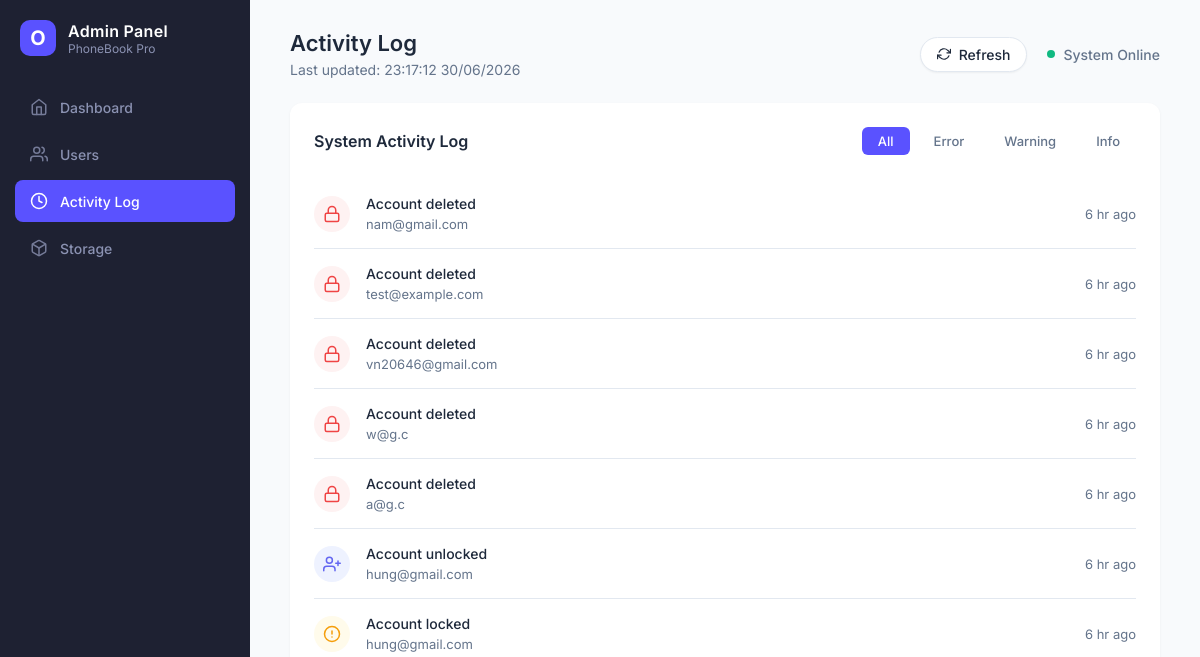
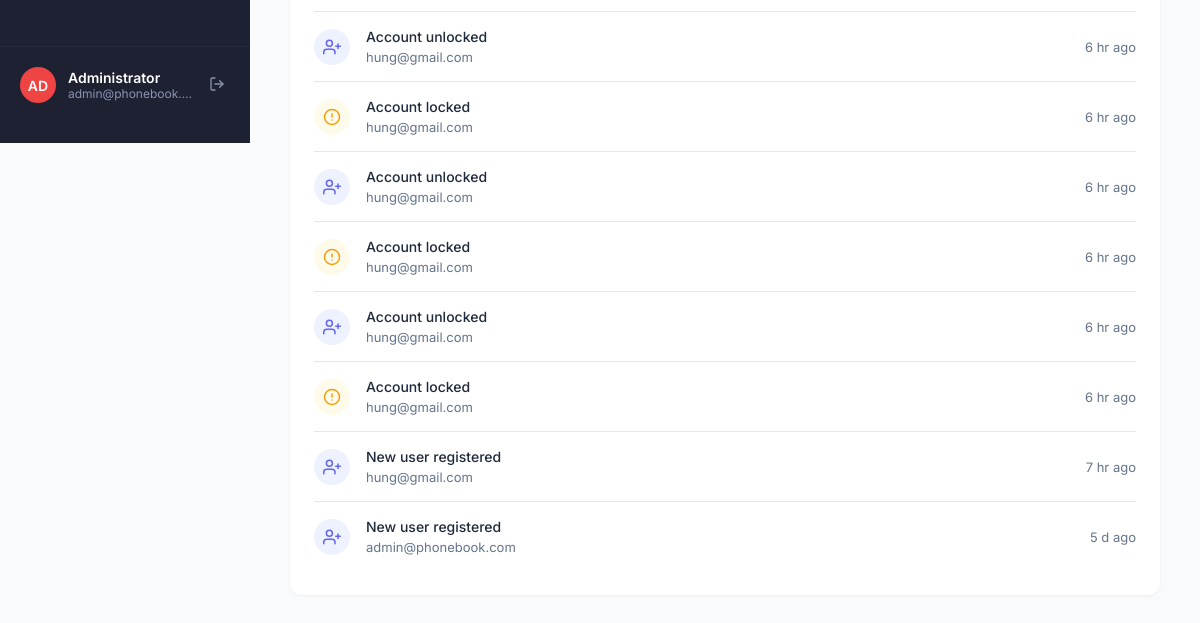
The page /admin-activity (signed in) on the database as committed earlier (2 pictures, top to bottom).
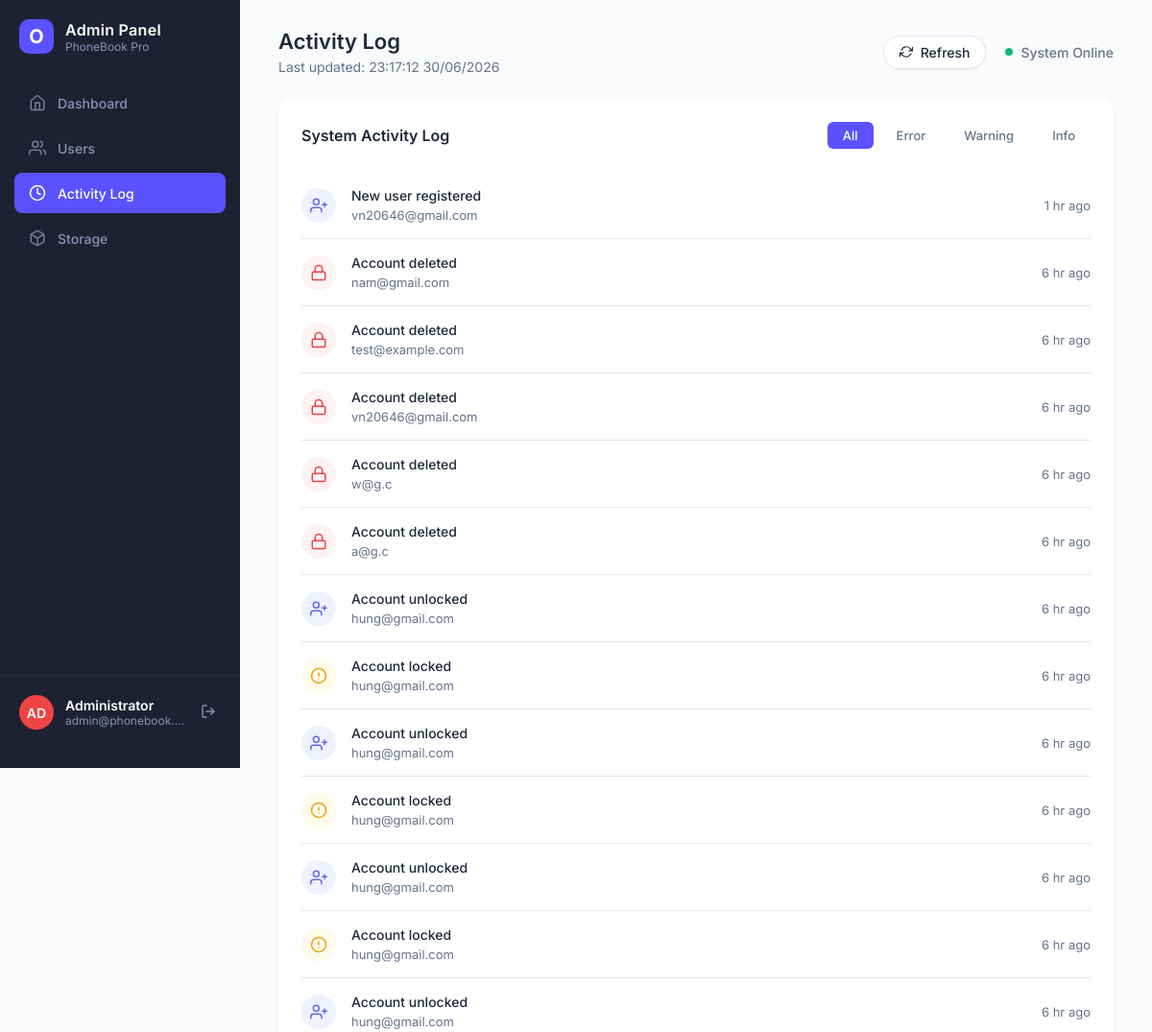
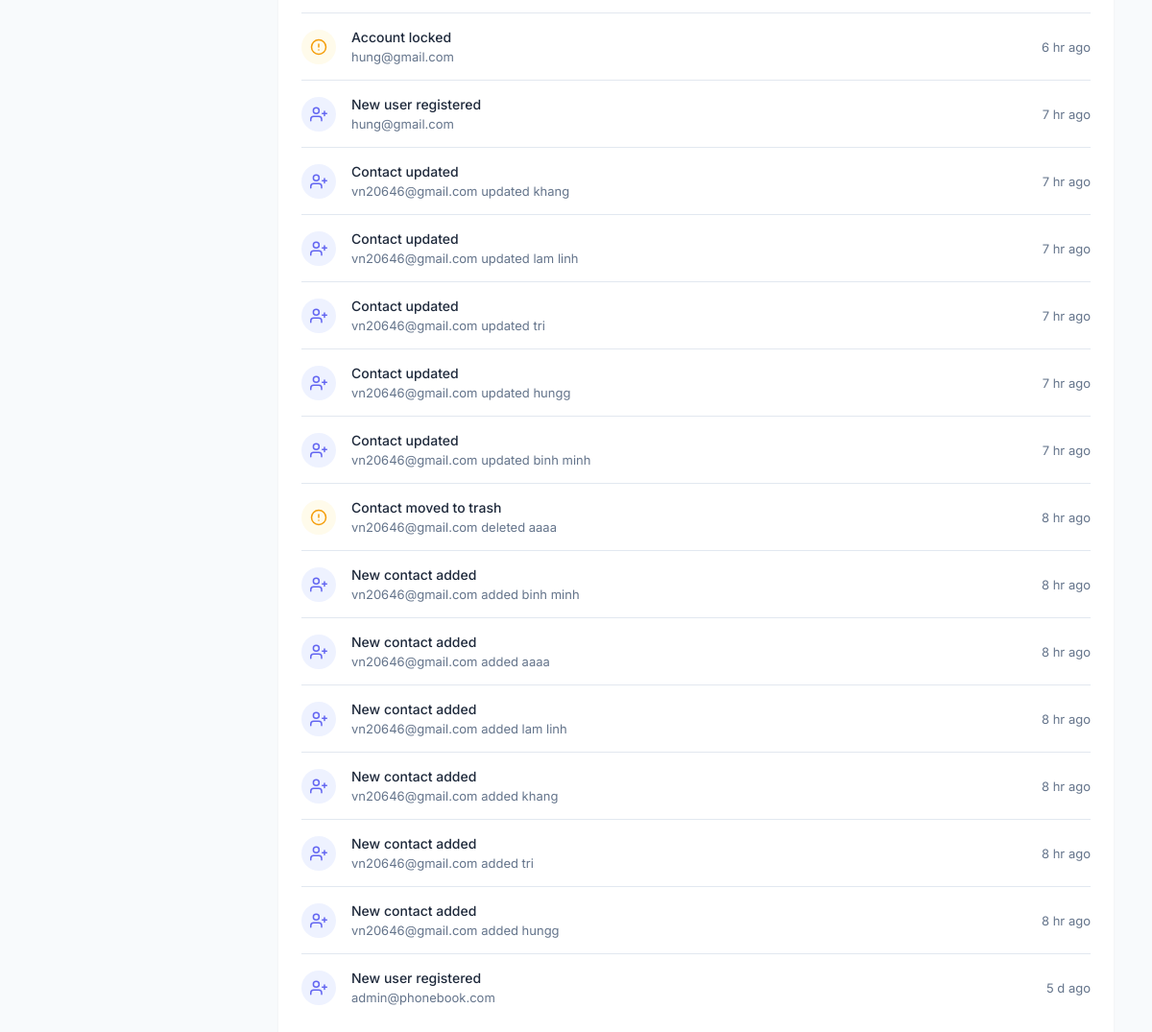
The same page on the database as committed later (2 pictures, top to bottom).
### tables this page shows
CREATE TABLE users (
            user_id INTEGER PRIMARY KEY AUTOINCREMENT,
            email TEXT UNIQUE NOT NULL,
            phone_number TEXT,
            password_hash TEXT NOT NULL,
            security_question TEXT,
            security_answer_hash TEXT
        , role TEXT NOT NULL DEFAULT 'user', created_at TEXT DEFAULT CURRENT_TIMESTAMP, last_login TEXT, locked INTEGER DEFAULT 0);

CREATE TABLE activity_log (
            log_id INTEGER PRIMARY KEY AUTOINCREMENT,
            type TEXT NOT NULL,
            detail TEXT NOT NULL,
            level TEXT NOT NULL,
            icon TEXT NOT NULL,
            created_at TEXT DEFAULT CURRENT_TIMESTAMP
        );

CREATE TABLE contacts (
            contact_id INTEGER PRIMARY KEY AUTOINCREMENT,
            user_id INTEGER NOT NULL,
            name TEXT NOT NULL,
            phone TEXT,
            email TEXT,
            address TEXT,
            category TEXT,
            favorite INTEGER DEFAULT 0,
            notes TEXT,
            created_at TEXT DEFAULT CURRENT_TIMESTAMP,
            updated_at TEXT DEFAULT CURRENT_TIMESTAMP,
            deleted_at TEXT,
            FOREIGN KEY (user_id) REFERENCES users (user_id) ON DELETE CASCADE
        );

### phonebook/routes.py (the view)
    @app.route("/admin-activity")
    @login_required
    def admin_activity():
        if session.get("role") != "admin":
            return redirect(url_for("list_contacts"))
        db = get_db()
        admin_info = db.execute("SELECT email FROM users WHERE user_id = ?", (session["user_id"],)).fetchone()
        admin_email = admin_info["email"] if admin_info else "admin"
        activities = []
        from datetime import datetime
        users = db.execute("SELECT email, created_at FROM users").fetchall()
        for u in users:
            if u["created_at"]:
                activities.append({
                    "type": "New user registered",
                    "detail": u["email"],
                    "time": u["created_at"],
                    "level": "info",
                    "icon": "blue"
                })
        contacts = db.execute("SELECT c.name, u.email as user_email, c.created_at, c.updated_at, c.deleted_at FROM contacts c JOIN users u ON c.user_id = u.user_id").fetchall()
        for c in contacts:
            if c["created_at"]:
                activities.append({
                    "type": "New contact added",
                    "detail": f"{c['user_email']} added {c['name']}",
                    "time": c["created_at"],
                    "level": "info",
                    "icon": "blue"
                })
            if c["deleted_at"]:
                activities.append({
                    "type": "Contact moved to trash",
                    "detail": f"{c['user_email']} deleted {c['name']}",
                    "time": c["deleted_at"],
                    "level": "warning",
                    "icon": "yellow"
                })
            if c["updated_at"] and c["updated_at"] != c["created_at"]:
                activities.append({
                    "type": "Contact updated",
                    "detail": f"{c['user_email']} updated {c['name']}",
                    "time": c["updated_at"],
                    "level": "info",
                    "icon": "blue"
                })
        logs = db.execute("SELECT type, detail, level, icon, created_at as time FROM activity_log").fetchall()
        for log in logs:
            activities.append(dict(log))
        def get_time(item):
            try:
                return datetime.strptime(item["time"], "%Y-%m-%d %H:%M:%S")
            except:
                return datetime.min
        activities.sort(key=get_time, reverse=True)
        def time_ago(dt_str):
            try:
                dt = datetime.strptime(dt_str, "%Y-%m-%d %H:%M:%S")
                diff = datetime.now() - dt
                if diff.days > 365: return f"{diff.days // 365} yr ago"
                if diff.days > 30: return f"{diff.days // 30} mo ago"
                if diff.days > 0: return f"{diff.days} d ago"
                if diff.seconds > 3600: return f"{diff.seconds // 3600} hr ago"
                if diff.seconds > 60: return f"{diff.seconds // 60} min ago"
                return "Just now"
            except:
                return dt_str
        for a in activities:
            a["time_ago"] = time_ago(a["time"])
        return render_template(
            "admin/activity.html",
            activities=activities,
            admin_email=admin_email
        )

### phonebook/db.py (called while the page is built)
def get_db():
    if "db" not in g:
        conn = sqlite3.connect(current_app.config["DATABASE"])
        conn.row_factory = sqlite3.Row
        g.db = conn
    return g.db

### templates/admin/activity.html (shortened to what this page needs)
<!DOCTYPE html>
<html lang="en">
<head>
</head>
<body>
    <div class="sidebar">
        <div class="logo">
            <div class="logo-icon">O</div>
            <div class="logo-text">
                <span>Admin Panel</span>
                <span>PhoneBook Pro</span>
            </div>
        </div>
        <div class="nav-items">
            <a href="/admin-dashboard" class="nav-item">
                <svg viewBox="0 0 24 24" fill="none" stroke="currentColor" stroke-width="2" stroke-linecap="round" stroke-linejoin="round"><path d="M3 9l9-7 9 7v11a2 2 0 0 1-2 2H5a2 2 0 0 1-2-2z"></path><polyline points="9 22 9 12 15 12 15 22"></polyline></svg>
                Dashboard
            </a>
            <a href="/admin-users" class="nav-item">
                <svg viewBox="0 0 24 24" fill="none" stroke="currentColor" stroke-width="2" stroke-linecap="round" stroke-linejoin="round"><path d="M17 21v-2a4 4 0 0 0-4-4H5a4 4 0 0 0-4 4v2"></path><circle cx="9" cy="7" r="4"></circle><path d="M23 21v-2a4 4 0 0 0-3-3.87"></path><path d="M16 3.13a4 4 0 0 1 0 7.75"></path></svg>
                Users
            </a>
            <a href="/admin-activity" class="nav-item active">
                <svg viewBox="0 0 24 24" fill="none" stroke="currentColor" stroke-width="2" stroke-linecap="round" stroke-linejoin="round"><circle cx="12" cy="12" r="10"></circle><polyline points="12 6 12 12 16 14"></polyline></svg>
                Activity Log
            </a>
            <a href="/admin-storage" class="nav-item">
                Storage
            </a>
        </div>
        <div class="sidebar-footer">
            <div class="admin-profile">
                <div class="admin-avatar">AD</div>
                <div class="admin-info">
                    <span class="name">Administrator</span>
                    <span class="email" title="{{ admin_email }}">{{ admin_email }}</span>
                </div>
            </div>
            <button class="btn-logout" onclick="window.location.href='/logout'" title="Logout">
                <svg viewBox="0 0 24 24" width="16" height="16" fill="none" stroke="currentColor" stroke-width="2" stroke-linecap="round" stroke-linejoin="round"><path d="M9 21H5a2 2 0 0 1-2-2V5a2 2 0 0 1 2-2h4"></path><polyline points="16 17 21 12 16 7"></polyline><line x1="21" y1="12" x2="9" y2="12"></line></svg>
            </button>
        </div>
    </div>
    <div class="main-wrapper">
        <div class="main-content">
            <div class="header">
                <div class="header-title">
                    <h1>Activity Log</h1>
                    <p>Last updated: <span id="current-time"></span></p>
                </div>
                <div class="header-actions">
                    <button class="btn-refresh" onclick="location.reload()">
                        Refresh
                    </button>
                    <div class="system-status">
                        <div class="status-dot"></div>
                        System Online
                    </div>
                </div>
            </div>
            <div class="card">
                <div class="card-header-flex">
                    <h2 class="card-title">System Activity Log</h2>
                    <div class="filters">
                        <button class="btn-filter active" data-filter="all">All</button>
                        <button class="btn-filter" data-filter="error">Error</button>
                        <button class="btn-filter" data-filter="warning">Warning</button>
                        <button class="btn-filter" data-filter="info">Info</button>
                    </div>
                </div>
                <div class="activity-list" id="activityList">
                    {% for activity in activities %}
                    <div class="activity-item" data-level="{{ activity.level }}">
                        <div class="activity-icon {{ activity.icon }}">
                            {% if activity.icon == 'blue' %}
                                <svg viewBox="0 0 24 24" width="18" height="18" fill="none" stroke="currentColor" stroke-width="2" stroke-linecap="round" stroke-linejoin="round"><path d="M16 21v-2a4 4 0 0 0-4-4H5a4 4 0 0 0-4 4v2"></path><circle cx="8.5" cy="7" r="4"></circle><line x1="20" y1="8" x2="20" y2="14"></line><line x1="23" y1="11" x2="17" y2="11"></line></svg>
                            {% elif activity.icon == 'yellow' %}
                                <svg viewBox="0 0 24 24" width="18" height="18" fill="none" stroke="currentColor" stroke-width="2" stroke-linecap="round" stroke-linejoin="round"><circle cx="12" cy="12" r="10"></circle><line x1="12" y1="8" x2="12" y2="12"></line><line x1="12" y1="16" x2="12.01" y2="16"></line></svg>
                            {% elif activity.icon == 'red' %}
                                <svg viewBox="0 0 24 24" width="18" height="18" fill="none" stroke="currentColor" stroke-width="2" stroke-linecap="round" stroke-linejoin="round"><rect x="3" y="11" width="18" height="11" rx="2" ry="2"></rect><path d="M7 11V7a5 5 0 0 1 10 0v4"></path></svg>
                            {% elif activity.icon == 'green' %}
                                <svg viewBox="0 0 24 24" width="18" height="18" fill="none" stroke="currentColor" stroke-width="2" stroke-linecap="round" stroke-linejoin="round"><path d="M22 11.08V12a10 10 0 1 1-5.93-9.14"></path><polyline points="22 4 12 14.01 9 11.01"></polyline></svg>
                            {% endif %}
                        </div>
                        <div class="activity-content">
                            <div class="activity-title">{{ activity.type }}</div>
                            <div class="activity-desc">{{ activity.detail }}</div>
                        </div>
                        <div class="activity-time">{{ activity.time_ago }}</div>
                    </div>
                    {% else %}
                    <div style="padding: 40px; text-align: center; color: var(--text-muted);">
                        No activity found.
                    </div>
                    {% endfor %}
                </div>
            </div>
        </div>
    </div>
</body>
</html>

Rows that differ between the two databases and show on the page:
added users: type "New user registered", detail "vn20646@gmail.com", time_ago "1 hr ago"
added contacts: type "Contact updated", detail "vn20646@gmail.com updated khang", time_ago "7 hr ago", type "New contact added", detail "vn20646@gmail.com added khang", time_ago "8 hr ago"
added contacts: type "Contact updated", detail "vn20646@gmail.com updated lam linh", time_ago "7 hr ago", type "New contact added", detail "vn20646@gmail.com added lam linh", time_ago "8 hr ago"
added contacts: type "Contact updated", detail "vn20646@gmail.com updated tri", time_ago "7 hr ago", type "New contact added", detail "vn20646@gmail.com added tri", time_ago "8 hr ago"
added contacts: type "Contact updated", detail "vn20646@gmail.com updated hungg", time_ago "7 hr ago", type "New contact added", detail "vn20646@gmail.com added hungg", time_ago "8 hr ago"
added contacts: type "Contact updated", detail "vn20646@gmail.com updated binh minh", time_ago "7 hr ago", type "New contact added", detail "vn20646@gmail.com added binh minh", time_ago "8 hr ago"
added contacts: type "Contact moved to trash", detail "vn20646@gmail.com deleted aaaa", time_ago "8 hr ago", type "New contact added", detail "vn20646@gmail.com added aaaa"
